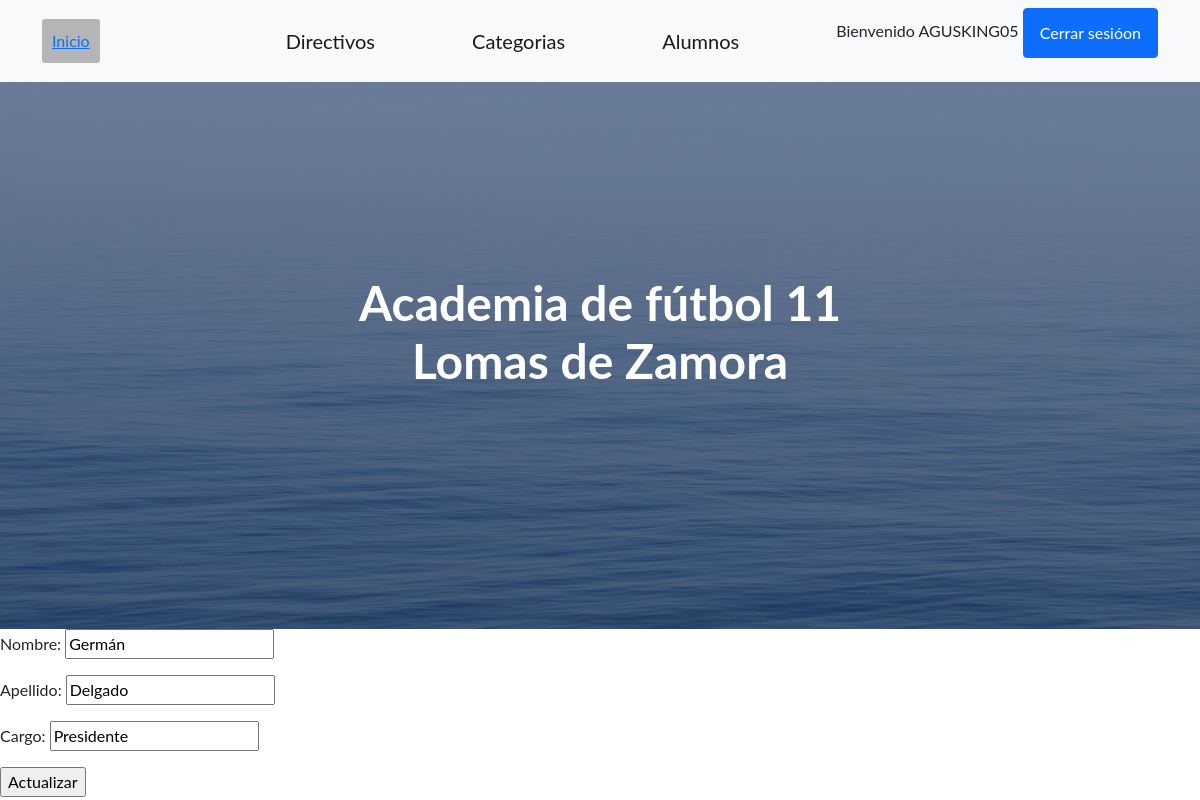
The app's page /academiadefutbol/edita-directivo/1 (signed in), older data.
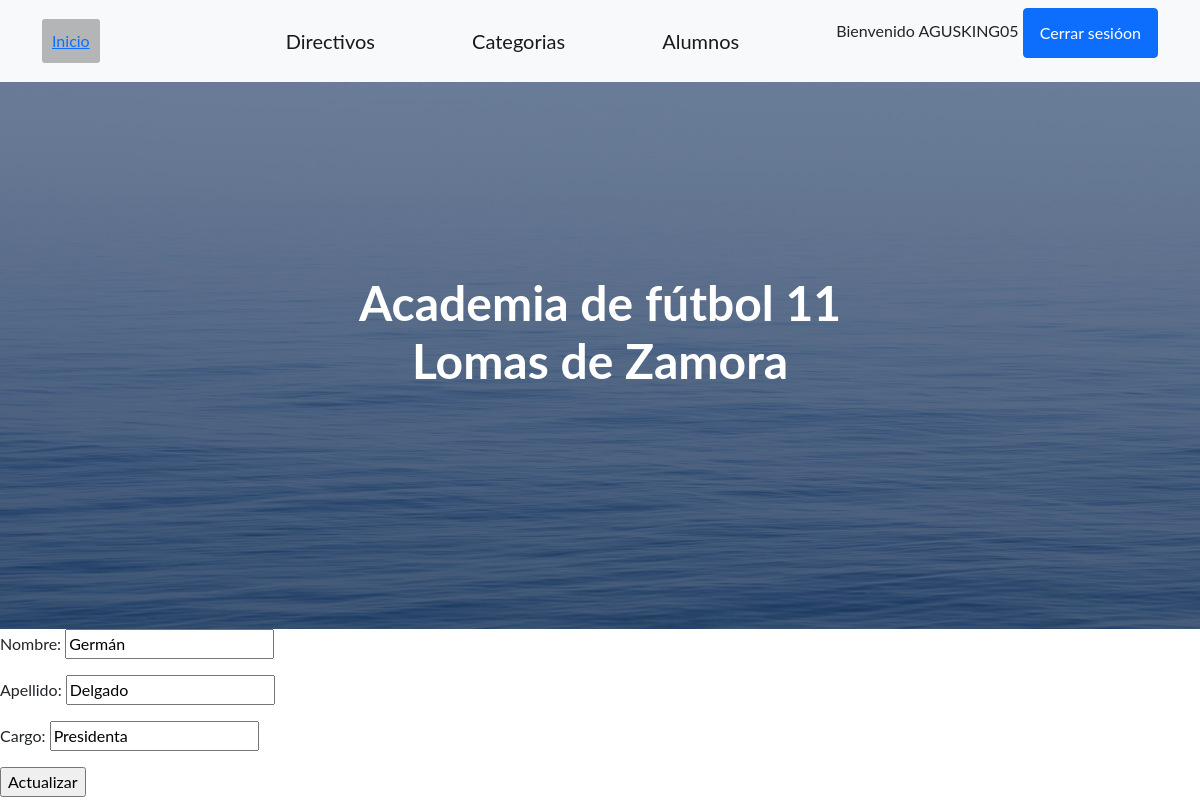
The same page, newer data.
### home/models.py (models this page shows, shortened)
class Directivo(models.Model):
    nombre= models.CharField(max_length= 24)
    apellido= models.CharField(max_length= 24)
    cargo= models.CharField(max_length= 24)

### home/views.py (the view)
# urls.py: path('edita-directivo/<int:id>', editar_directivo, name="EditarDirectivo"),
@staff_member_required(login_url="/academiadefutbol/login")
def editar_directivo(request, id):
   directivo=Directivo.objects.get(id=id)
   if request.method == 'POST':
      mi_formulario= DirectivoFormulario(request.POST)
      print(mi_formulario)
      if mi_formulario.is_valid():
         data= mi_formulario.cleaned_data
         directivo.nombre=data["nombre"]
         directivo.apellido=data["apellido"]
         directivo.cargo=data["cargo"]
         directivo.save()
         return redirect('Directivos')
   else:
      mi_formulario= DirectivoFormulario(initial={
         "nombre": directivo.nombre,
         "apellido": directivo.apellido,
         "cargo": directivo.cargo,
      })
   return render(request, 'editardirectivo.html', {'mi_formulario': mi_formulario, "id": directivo.id})

### home/forms.py
class DirectivoFormulario(forms.Form):
    nombre= forms.CharField(max_length=24)
    apellido= forms.CharField(max_length=24)
    cargo= forms.CharField(max_length=24)

### home/templates/editardirectivo.html
{% extends 'profes.html' %}
{% load static %}
{% block contenidoQueCambia %}
    <form action="{% url 'EditarDirectivo' id %}" method="POST">{% csrf_token %}
        {{ mi_formulario.as_p }}
        <input type="submit" value="Actualizar">
    </form>
{% endblock contenidoQueCambia %}

Row changes from the older to the newer data that the page shows:
changed Directivo "Germán": cargo "Presidente" → "Presidenta"
